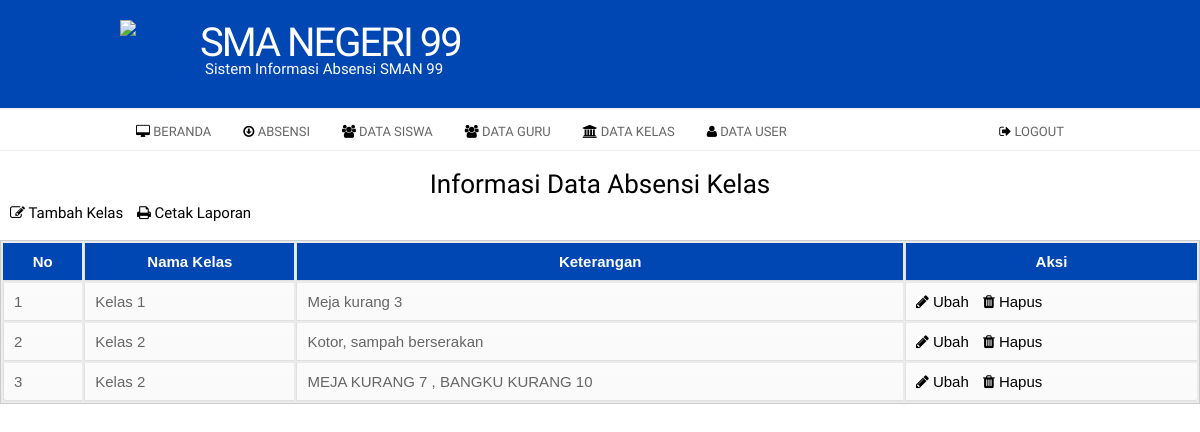
The page /index.php?page=kelas (signed in) on the database as committed earlier.
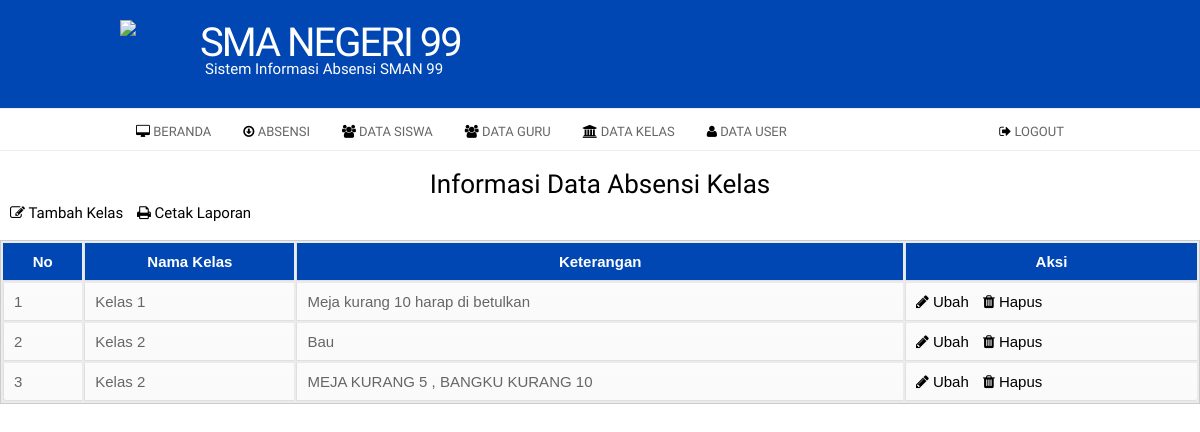
The same page on the database as committed later.
### tables this page shows
CREATE TABLE `tb_kelas` (
  `id` int(11) NOT NULL,
  `nama` varchar(50) NOT NULL,
  `keterangan` text NOT NULL
);

### page/admin/kelas/kelas.php (the view, shortened to what this page needs)
<h2 align="center">Informasi Data Absensi Kelas</h2>
<a class="tambah" href="?page=kelas&aksi=tambah"><i class="fa fa-edit fa"></i> Tambah Kelas</a>
<a class="cetak" href="./laporan/laporan_kelas.php"><i class="fa fa-print fa"></i> Cetak Laporan</a>
<link rel="stylesheet" type="text/css" href="assets/css/tabel.css">
<div align="center"><br>
                            <table>
                                    <thead>
                                        <tr>
                                            <th>No</th>
                                            <th>Nama Kelas</th>
                                            <th>Keterangan</th>
                                            <th>Aksi</th>
                                        </tr>
                                    </thead>
                                    <tbody>
                                        <?php
                                            $no = 1;
                                            $sql = $koneksi->query("select * from tb_kelas");
                                            while ($data = $sql->fetch_assoc()) {
                                        ?>
                                        <tr>
                                            <td><?php echo $no++; ?></td>
                                            <td><?php echo $data['nama'];?></td>
                                            <td><?php echo $data['keterangan'];?></td>
                                            <td>
                                                <a href="?page=kelas&aksi=ubah&id=<?php echo $data['id']; ?>"><i class="fa fa-pencil fa"></i> Ubah</a>
                                                <a onclick="return confirm('Anda Yakin Ingin Menghapus Kelas Ini ?')" href="?page=kelas&aksi=hapus&id=<?php echo $data['id']; ?>"><i class="fa fa-trash fa" style="margin-left: 10px;"></i> Hapus</a>
                                            </td>
                                        </tr>
                                        <?php } ?>
                                    </tbody>
                                </table>
                              </div>
                     </div>

Rows that differ between the two databases and show on the page:
changed tb_kelas "Kelas 1": keterangan "Meja kurang 3" → "Meja kurang 10 harap di betulkan"
changed tb_kelas: keterangan "Kotor, sampah berserakan" → "Bau"
changed tb_kelas: keterangan "MEJA KURANG 7 , BANGKU KURANG 10" → "MEJA KURANG 5 , BANGKU KURANG 10"
